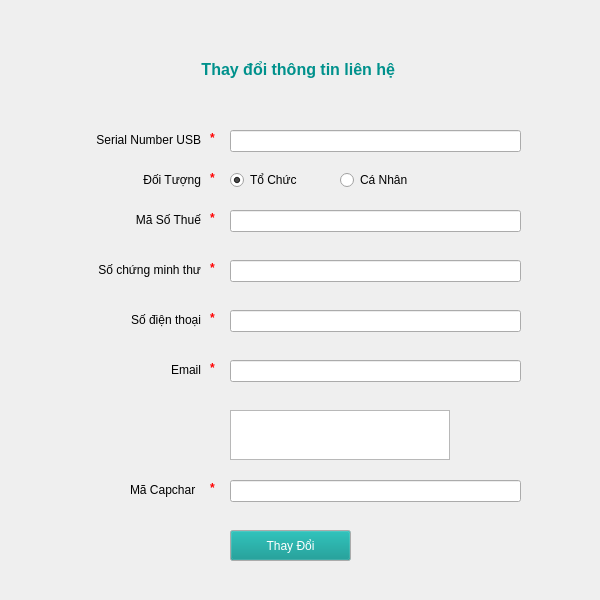
<?xml version="1.0" encoding="UTF-8"?>
<ui version="4.0">
 <class>UpdateProfileDialog</class>
 <widget class="QDialog" name="UpdateProfileDialog">
  <property name="geometry">
   <rect>
    <x>0</x>
    <y>0</y>
    <width>600</width>
    <height>600</height>
   </rect>
  </property>
  <property name="minimumSize">
   <size>
    <width>600</width>
    <height>600</height>
   </size>
  </property>
  <property name="maximumSize">
   <size>
    <width>600</width>
    <height>600</height>
   </size>
  </property>
  <property name="windowTitle">
   <string>Viettel - CA Customer Information Tool v1.0</string>
  </property>
  <widget class="QLabel" name="label_PTaxNumber">
   <property name="geometry">
    <rect>
     <x>130</x>
     <y>210</y>
     <width>71</width>
     <height>20</height>
    </rect>
   </property>
   <property name="text">
    <string>&lt;html&gt;&lt;head/&gt;&lt;body&gt;&lt;p align=&quot;right&quot;&gt;Mã Số Thuế&lt;/p&gt;&lt;/body&gt;&lt;/html&gt;</string>
   </property>
  </widget>
  <widget class="QLineEdit" name="lineEdit_PTaxNumber">
   <property name="geometry">
    <rect>
     <x>230</x>
     <y>210</y>
     <width>291</width>
     <height>22</height>
    </rect>
   </property>
  </widget>
  <widget class="QGraphicsView" name="graphicsView_Capchar">
   <property name="geometry">
    <rect>
     <x>230</x>
     <y>410</y>
     <width>220</width>
     <height>50</height>
    </rect>
   </property>
   <property name="minimumSize">
    <size>
     <width>220</width>
     <height>50</height>
    </size>
   </property>
   <property name="maximumSize">
    <size>
     <width>220</width>
     <height>50</height>
    </size>
   </property>
   <property name="baseSize">
    <size>
     <width>200</width>
     <height>50</height>
    </size>
   </property>
  </widget>
  <widget class="QLabel" name="label_CustomerType">
   <property name="geometry">
    <rect>
     <x>130</x>
     <y>170</y>
     <width>71</width>
     <height>20</height>
    </rect>
   </property>
   <property name="text">
    <string>&lt;html&gt;&lt;head/&gt;&lt;body&gt;&lt;p align=&quot;right&quot;&gt;Đối Tượng&lt;/p&gt;&lt;/body&gt;&lt;/html&gt;</string>
   </property>
  </widget>
  <widget class="QPushButton" name="pushButton_ResetCapchar">
   <property name="geometry">
    <rect>
     <x>460</x>
     <y>410</y>
     <width>51</width>
     <height>51</height>
    </rect>
   </property>
   <property name="text">
    <string/>
   </property>
   <property name="icon">
    <iconset>
     <normalon>:/images/refresh_grey_36x36.png</normalon>
    </iconset>
   </property>
   <property name="iconSize">
    <size>
     <width>36</width>
     <height>36</height>
    </size>
   </property>
   <property name="flat">
    <bool>true</bool>
   </property>
  </widget>
  <widget class="QLabel" name="label_HaveSNU">
   <property name="geometry">
    <rect>
     <x>210</x>
     <y>130</y>
     <width>16</width>
     <height>16</height>
    </rect>
   </property>
   <property name="text">
    <string>&lt;html&gt;&lt;head/&gt;&lt;body&gt;&lt;p&gt;&lt;span style=&quot; font-weight:600; color:#ff0000;&quot;&gt;*&lt;/span&gt;&lt;/p&gt;&lt;/body&gt;&lt;/html&gt;</string>
   </property>
  </widget>
  <widget class="QLineEdit" name="lineEdit_Capchar">
   <property name="geometry">
    <rect>
     <x>230</x>
     <y>480</y>
     <width>291</width>
     <height>22</height>
    </rect>
   </property>
  </widget>
  <widget class="QRadioButton" name="radioButton_Personal">
   <property name="geometry">
    <rect>
     <x>340</x>
     <y>170</y>
     <width>100</width>
     <height>20</height>
    </rect>
   </property>
   <property name="layoutDirection">
    <enum>Qt::LeftToRight</enum>
   </property>
   <property name="text">
    <string>Cá Nhân</string>
   </property>
  </widget>
  <widget class="QRadioButton" name="radioButton_Organ">
   <property name="geometry">
    <rect>
     <x>230</x>
     <y>170</y>
     <width>100</width>
     <height>20</height>
    </rect>
   </property>
   <property name="layoutDirection">
    <enum>Qt::LeftToRight</enum>
   </property>
   <property name="text">
    <string>Tổ Chức</string>
   </property>
   <property name="checked">
    <bool>true</bool>
   </property>
  </widget>
  <widget class="QPushButton" name="pushButton_Update">
   <property name="geometry">
    <rect>
     <x>230</x>
     <y>530</y>
     <width>121</width>
     <height>31</height>
    </rect>
   </property>
   <property name="palette">
    <palette>
     <active>
      <colorrole role="WindowText">
       <brush brushstyle="SolidPattern">
        <color alpha="255">
         <red>255</red>
         <green>255</green>
         <blue>255</blue>
        </color>
       </brush>
      </colorrole>
      <colorrole role="Button">
       <brush brushstyle="SolidPattern">
        <color alpha="255">
         <red>0</red>
         <green>145</green>
         <blue>140</blue>
        </color>
       </brush>
      </colorrole>
      <colorrole role="Text">
       <brush brushstyle="SolidPattern">
        <color alpha="255">
         <red>255</red>
         <green>255</green>
         <blue>255</blue>
        </color>
       </brush>
      </colorrole>
      <colorrole role="ButtonText">
       <brush brushstyle="SolidPattern">
        <color alpha="255">
         <red>255</red>
         <green>255</green>
         <blue>255</blue>
        </color>
       </brush>
      </colorrole>
     </active>
     <inactive>
      <colorrole role="WindowText">
       <brush brushstyle="SolidPattern">
        <color alpha="255">
         <red>255</red>
         <green>255</green>
         <blue>255</blue>
        </color>
       </brush>
      </colorrole>
      <colorrole role="Button">
       <brush brushstyle="SolidPattern">
        <color alpha="255">
         <red>0</red>
         <green>145</green>
         <blue>140</blue>
        </color>
       </brush>
      </colorrole>
      <colorrole role="Text">
       <brush brushstyle="SolidPattern">
        <color alpha="255">
         <red>255</red>
         <green>255</green>
         <blue>255</blue>
        </color>
       </brush>
      </colorrole>
      <colorrole role="ButtonText">
       <brush brushstyle="SolidPattern">
        <color alpha="255">
         <red>255</red>
         <green>255</green>
         <blue>255</blue>
        </color>
       </brush>
      </colorrole>
     </inactive>
     <disabled>
      <colorrole role="WindowText">
       <brush brushstyle="SolidPattern">
        <color alpha="255">
         <red>190</red>
         <green>190</green>
         <blue>190</blue>
        </color>
       </brush>
      </colorrole>
      <colorrole role="Button">
       <brush brushstyle="SolidPattern">
        <color alpha="255">
         <red>0</red>
         <green>145</green>
         <blue>140</blue>
        </color>
       </brush>
      </colorrole>
      <colorrole role="Text">
       <brush brushstyle="SolidPattern">
        <color alpha="255">
         <red>190</red>
         <green>190</green>
         <blue>190</blue>
        </color>
       </brush>
      </colorrole>
      <colorrole role="ButtonText">
       <brush brushstyle="SolidPattern">
        <color alpha="255">
         <red>190</red>
         <green>190</green>
         <blue>190</blue>
        </color>
       </brush>
      </colorrole>
     </disabled>
    </palette>
   </property>
   <property name="focusPolicy">
    <enum>Qt::StrongFocus</enum>
   </property>
   <property name="text">
    <string>Thay Đổi</string>
   </property>
  </widget>
  <widget class="QLabel" name="label_HaveCapchar">
   <property name="geometry">
    <rect>
     <x>210</x>
     <y>480</y>
     <width>16</width>
     <height>16</height>
    </rect>
   </property>
   <property name="text">
    <string>&lt;html&gt;&lt;head/&gt;&lt;body&gt;&lt;p&gt;&lt;span style=&quot; font-weight:600; color:#ff0000;&quot;&gt;*&lt;/span&gt;&lt;/p&gt;&lt;/body&gt;&lt;/html&gt;</string>
   </property>
  </widget>
  <widget class="QLabel" name="label_HavePTaxNumber">
   <property name="geometry">
    <rect>
     <x>210</x>
     <y>210</y>
     <width>16</width>
     <height>16</height>
    </rect>
   </property>
   <property name="text">
    <string>&lt;html&gt;&lt;head/&gt;&lt;body&gt;&lt;p&gt;&lt;span style=&quot; font-weight:600; color:#ff0000;&quot;&gt;*&lt;/span&gt;&lt;/p&gt;&lt;/body&gt;&lt;/html&gt;</string>
   </property>
  </widget>
  <widget class="QLabel" name="label_UpdateProfile">
   <property name="geometry">
    <rect>
     <x>150</x>
     <y>60</y>
     <width>301</width>
     <height>20</height>
    </rect>
   </property>
   <property name="text">
    <string>&lt;html&gt;&lt;head/&gt;&lt;body&gt;&lt;p align=&quot;center&quot;&gt;&lt;span style=&quot; font-size:12pt; font-weight:600; color:#00918c;&quot;&gt;Thay đổi thông tin liên hệ &lt;/span&gt;&lt;/p&gt;&lt;/body&gt;&lt;/html&gt;</string>
   </property>
  </widget>
  <widget class="QLabel" name="label_Capchar">
   <property name="geometry">
    <rect>
     <x>130</x>
     <y>480</y>
     <width>71</width>
     <height>20</height>
    </rect>
   </property>
   <property name="text">
    <string>Mã Capchar</string>
   </property>
  </widget>
  <widget class="QLabel" name="label_SerialNumberUSB">
   <property name="geometry">
    <rect>
     <x>80</x>
     <y>130</y>
     <width>121</width>
     <height>20</height>
    </rect>
   </property>
   <property name="text">
    <string>&lt;html&gt;&lt;head/&gt;&lt;body&gt;&lt;p align=&quot;right&quot;&gt;Serial Number USB&lt;/p&gt;&lt;/body&gt;&lt;/html&gt;</string>
   </property>
  </widget>
  <widget class="QLineEdit" name="lineEdit_SerialNumber">
   <property name="geometry">
    <rect>
     <x>230</x>
     <y>130</y>
     <width>291</width>
     <height>22</height>
    </rect>
   </property>
   <property name="readOnly">
    <bool>true</bool>
   </property>
  </widget>
  <widget class="QLabel" name="label_HaveType">
   <property name="geometry">
    <rect>
     <x>210</x>
     <y>170</y>
     <width>16</width>
     <height>16</height>
    </rect>
   </property>
   <property name="text">
    <string>&lt;html&gt;&lt;head/&gt;&lt;body&gt;&lt;p&gt;&lt;span style=&quot; font-weight:600; color:#ff0000;&quot;&gt;*&lt;/span&gt;&lt;/p&gt;&lt;/body&gt;&lt;/html&gt;</string>
   </property>
  </widget>
  <widget class="QLabel" name="label_HaveIDNumber">
   <property name="geometry">
    <rect>
     <x>210</x>
     <y>260</y>
     <width>16</width>
     <height>16</height>
    </rect>
   </property>
   <property name="text">
    <string>&lt;html&gt;&lt;head/&gt;&lt;body&gt;&lt;p&gt;&lt;span style=&quot; font-weight:600; color:#ff0000;&quot;&gt;*&lt;/span&gt;&lt;/p&gt;&lt;/body&gt;&lt;/html&gt;</string>
   </property>
  </widget>
  <widget class="QLabel" name="label_IDNumber">
   <property name="geometry">
    <rect>
     <x>70</x>
     <y>260</y>
     <width>131</width>
     <height>20</height>
    </rect>
   </property>
   <property name="text">
    <string>&lt;html&gt;&lt;head/&gt;&lt;body&gt;&lt;p align=&quot;right&quot;&gt;Số chứng minh thư&lt;/p&gt;&lt;/body&gt;&lt;/html&gt;</string>
   </property>
  </widget>
  <widget class="QLineEdit" name="lineEdit_IDNumber">
   <property name="geometry">
    <rect>
     <x>230</x>
     <y>260</y>
     <width>291</width>
     <height>22</height>
    </rect>
   </property>
  </widget>
  <widget class="QLineEdit" name="lineEdit_PhoneNumber">
   <property name="geometry">
    <rect>
     <x>230</x>
     <y>310</y>
     <width>291</width>
     <height>22</height>
    </rect>
   </property>
  </widget>
  <widget class="QLabel" name="label_HavePhoneNumber">
   <property name="geometry">
    <rect>
     <x>210</x>
     <y>310</y>
     <width>16</width>
     <height>16</height>
    </rect>
   </property>
   <property name="text">
    <string>&lt;html&gt;&lt;head/&gt;&lt;body&gt;&lt;p&gt;&lt;span style=&quot; font-weight:600; color:#ff0000;&quot;&gt;*&lt;/span&gt;&lt;/p&gt;&lt;/body&gt;&lt;/html&gt;</string>
   </property>
  </widget>
  <widget class="QLabel" name="label_PhoneNumber">
   <property name="geometry">
    <rect>
     <x>70</x>
     <y>310</y>
     <width>131</width>
     <height>20</height>
    </rect>
   </property>
   <property name="text">
    <string>&lt;html&gt;&lt;head/&gt;&lt;body&gt;&lt;p align=&quot;right&quot;&gt;Số điện thoại&lt;/p&gt;&lt;/body&gt;&lt;/html&gt;</string>
   </property>
  </widget>
  <widget class="QLineEdit" name="lineEdit_Email">
   <property name="geometry">
    <rect>
     <x>230</x>
     <y>360</y>
     <width>291</width>
     <height>22</height>
    </rect>
   </property>
  </widget>
  <widget class="QLabel" name="label_HaveEmail">
   <property name="geometry">
    <rect>
     <x>210</x>
     <y>360</y>
     <width>16</width>
     <height>16</height>
    </rect>
   </property>
   <property name="text">
    <string>&lt;html&gt;&lt;head/&gt;&lt;body&gt;&lt;p&gt;&lt;span style=&quot; font-weight:600; color:#ff0000;&quot;&gt;*&lt;/span&gt;&lt;/p&gt;&lt;/body&gt;&lt;/html&gt;</string>
   </property>
  </widget>
  <widget class="QLabel" name="label_Email">
   <property name="geometry">
    <rect>
     <x>70</x>
     <y>360</y>
     <width>131</width>
     <height>20</height>
    </rect>
   </property>
   <property name="text">
    <string>&lt;html&gt;&lt;head/&gt;&lt;body&gt;&lt;p align=&quot;right&quot;&gt;Email&lt;/p&gt;&lt;/body&gt;&lt;/html&gt;</string>
   </property>
  </widget>
 </widget>
 <resources/>
 <connections/>
</ui>
